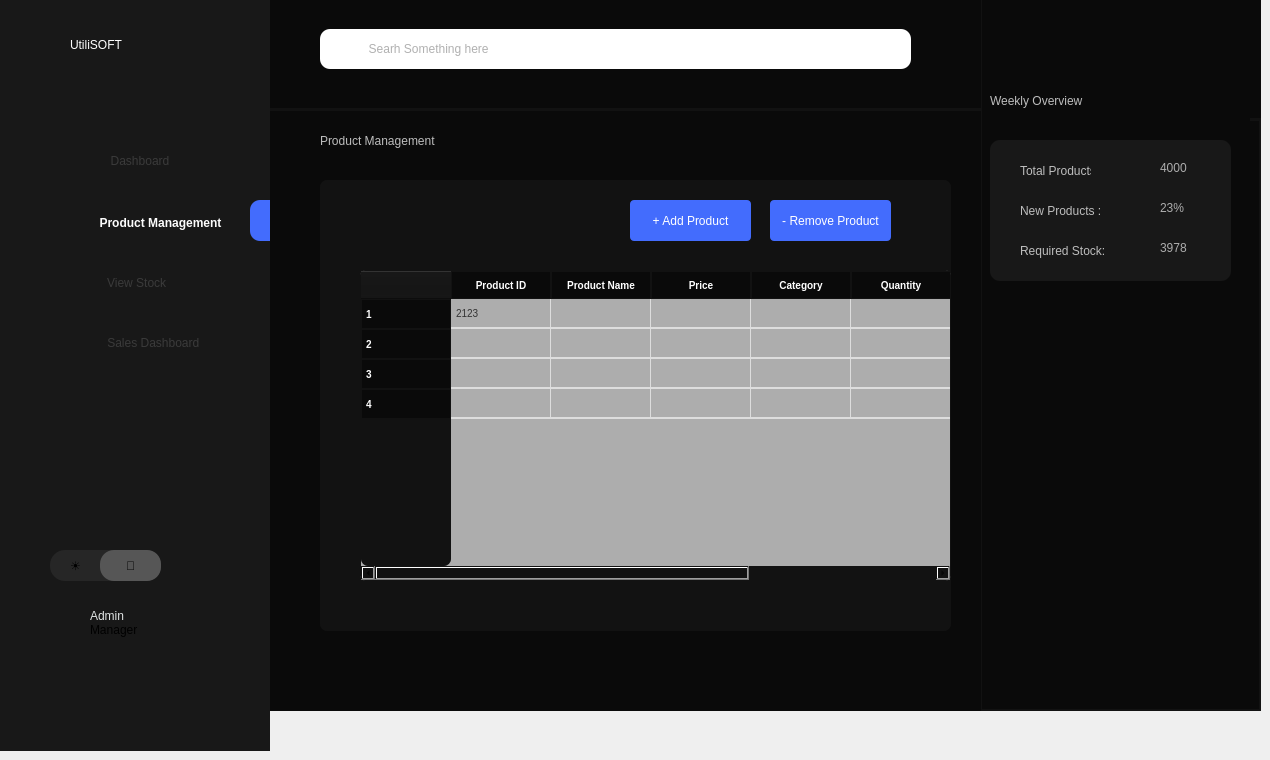
    <widget class="QWidget" name="productmngmntsalesman">
     <widget class="QWidget" name="widget_154" native="true">
      <property name="geometry">
       <rect>
        <x>980</x>
        <y>0</y>
        <width>281</width>
        <height>711</height>
       </rect>
      </property>
      <property name="styleSheet">
       <string notr="true">background:#0a0a0a;
border: 2px solid #121212;
border-top:none;</string>
      </property>
      <widget class="QWidget" name="widget_155" native="true">
       <property name="geometry">
        <rect>
         <x>10</x>
         <y>140</y>
         <width>241</width>
         <height>141</height>
        </rect>
       </property>
       <property name="styleSheet">
        <string notr="true">border:none;border-radius: 10px;
background:#181818;</string>
       </property>
       <widget class="QLabel" name="label_402">
        <property name="geometry">
         <rect>
          <x>30</x>
          <y>20</y>
          <width>71</width>
          <height>21</height>
         </rect>
        </property>
        <property name="styleSheet">
         <string notr="true">color:rgb(189, 189, 189);</string>
        </property>
        <property name="text">
         <string>Total Products:</string>
        </property>
       </widget>
       <widget class="QLabel" name="label_403">
        <property name="geometry">
         <rect>
          <x>30</x>
          <y>60</y>
          <width>91</width>
          <height>21</height>
         </rect>
        </property>
        <property name="styleSheet">
         <string notr="true">color:rgb(189, 189, 189);</string>
        </property>
        <property name="text">
         <string>New Products :</string>
        </property>
       </widget>
       <widget class="QLabel" name="label_404">
        <property name="geometry">
         <rect>
          <x>30</x>
          <y>100</y>
          <width>91</width>
          <height>21</height>
         </rect>
        </property>
        <property name="styleSheet">
         <string notr="true">color:rgb(189, 189, 189);</string>
        </property>
        <property name="text">
         <string>Required Stock:</string>
        </property>
       </widget>
       <widget class="QLabel" name="label_405">
        <property name="geometry">
         <rect>
          <x>170</x>
          <y>20</y>
          <width>91</width>
          <height>16</height>
         </rect>
        </property>
        <property name="styleSheet">
         <string notr="true">border:none;
color:#adadad;</string>
        </property>
        <property name="text">
         <string>4000</string>
        </property>
       </widget>
       <widget class="QLabel" name="label_406">
        <property name="geometry">
         <rect>
          <x>170</x>
          <y>60</y>
          <width>91</width>
          <height>16</height>
         </rect>
        </property>
        <property name="styleSheet">
         <string notr="true">border:none;
color:#adadad;</string>
        </property>
        <property name="text">
         <string>23%</string>
        </property>
       </widget>
       <widget class="QLabel" name="label_407">
        <property name="geometry">
         <rect>
          <x>170</x>
          <y>100</y>
          <width>91</width>
          <height>16</height>
         </rect>
        </property>
        <property name="styleSheet">
         <string notr="true">border:none;
color:#adadad;</string>
        </property>
        <property name="text">
         <string>3978</string>
        </property>
       </widget>
      </widget>
      <widget class="QWidget" name="widget_156" native="true">
       <property name="geometry">
        <rect>
         <x>980</x>
         <y>0</y>
         <width>301</width>
         <height>720</height>
        </rect>
       </property>
       <property name="styleSheet">
        <string notr="true">background:#0a0a0a;
border: 2px solid #121212;
border-top:none;</string>
       </property>
       <widget class="QLabel" name="label_408">
        <property name="geometry">
         <rect>
          <x>20</x>
          <y>20</y>
          <width>111</width>
          <height>61</height>
         </rect>
        </property>
        <property name="styleSheet">
         <string notr="true">font: 16pt &quot;Sans Serif Collection&quot;;
border:none;</string>
        </property>
        <property name="text">
         <string>Overview</string>
        </property>
       </widget>
       <widget class="QWidget" name="widget_157" native="true">
        <property name="geometry">
         <rect>
          <x>20</x>
          <y>80</y>
          <width>271</width>
          <height>141</height>
         </rect>
        </property>
        <property name="styleSheet">
         <string notr="true">border-radius: 10px;
background:#181818;</string>
        </property>
        <widget class="QLabel" name="label_409">
         <property name="geometry">
          <rect>
           <x>30</x>
           <y>20</y>
           <width>71</width>
           <height>21</height>
          </rect>
         </property>
         <property name="styleSheet">
          <string notr="true">color:#494949;
</string>
         </property>
         <property name="text">
          <string>Total Sales:</string>
         </property>
        </widget>
        <widget class="QLabel" name="label_410">
         <property name="geometry">
          <rect>
           <x>30</x>
           <y>60</y>
           <width>71</width>
           <height>21</height>
          </rect>
         </property>
         <property name="styleSheet">
          <string notr="true">color:#494949;
</string>
         </property>
         <property name="text">
          <string>Total Profit:</string>
         </property>
        </widget>
        <widget class="QLabel" name="label_411">
         <property name="geometry">
          <rect>
           <x>30</x>
           <y>100</y>
           <width>91</width>
           <height>21</height>
          </rect>
         </property>
         <property name="styleSheet">
          <string notr="true">color:#494949;
</string>
         </property>
         <property name="text">
          <string>Remaining Stock:</string>
         </property>
        </widget>
        <widget class="QLabel" name="label_412">
         <property name="geometry">
          <rect>
           <x>170</x>
           <y>20</y>
           <width>91</width>
           <height>16</height>
          </rect>
         </property>
         <property name="styleSheet">
          <string notr="true">border:none;
color:#adadad;</string>
         </property>
         <property name="text">
          <string>4000</string>
         </property>
        </widget>
        <widget class="QLabel" name="label_413">
         <property name="geometry">
          <rect>
           <x>170</x>
           <y>60</y>
           <width>91</width>
           <height>16</height>
          </rect>
         </property>
         <property name="styleSheet">
          <string notr="true">border:none;
color:#adadad;</string>
         </property>
         <property name="text">
          <string>23%</string>
         </property>
        </widget>
        <widget class="QLabel" name="label_414">
         <property name="geometry">
          <rect>
           <x>170</x>
           <y>100</y>
           <width>91</width>
           <height>16</height>
          </rect>
         </property>
         <property name="styleSheet">
          <string notr="true">border:none;
color:#adadad;</string>
         </property>
         <property name="text">
          <string>3978</string>
         </property>
        </widget>
       </widget>
       <widget class="QLabel" name="label_415">
        <property name="geometry">
         <rect>
          <x>30</x>
          <y>240</y>
          <width>141</width>
          <height>61</height>
         </rect>
        </property>
        <property name="styleSheet">
         <string notr="true">font: 16pt &quot;Sans Serif Collection&quot;;
border:none;</string>
        </property>
        <property name="text">
         <string>Weekly Report</string>
        </property>
       </widget>
       <widget class="QTableWidget" name="tableWidget_26">
        <property name="geometry">
         <rect>
          <x>20</x>
          <y>310</y>
          <width>271</width>
          <height>231</height>
         </rect>
        </property>
        <property name="styleSheet">
         <string notr="true">QTableWidget, QTableView {
    border: 1px solid #121212;
    border-radius: 5px;
    gridline-color: #ddd;
    background-color: #adadad;
    font-size: 10px;
    font-family: Arial, sans-serif;
    color: #333;
    selection-background-color: #0078D7;
    selection-color: white;
}

QHeaderView::section {
    background-color:#0a0a0a;
    color: white;
    padding: 4px;
    border: 1px solid #121212;
    font-size: 10px;
    font-weight: bold;
    text-align: center;
}

QTableWidget::item, QTableView::item {
    padding: 2px;
    border-bottom: 1px solid #ddd;
    text-align: center;
}

QTableWidget::item:selected, QTableView::item:selected {
    background-color: #0078D7;
    color: white;
}

QTableCornerButton::section {
    background-color: #adadad;
    border: 1px solid #adadad;
	border-top-left-radius: 8px;
  
}
</string>
        </property>
        <row/>
        <row/>
        <row/>
        <row/>
        <column>
         <property name="text">
          <string>Total Sales</string>
         </property>
        </column>
        <column>
         <property name="text">
          <string>Total Profit</string>
         </property>
        </column>
        <column>
         <property name="text">
          <string>Remaining Debtors</string>
         </property>
        </column>
        <column>
         <property name="text">
          <string>Remaining Stock</string>
         </property>
        </column>
        <item row="0" column="0">
         <property name="text">
          <string>2123</string>
         </property>
        </item>
       </widget>
      </widget>
      <widget class="QWidget" name="widget_158" native="true">
       <property name="geometry">
        <rect>
         <x>270</x>
         <y>0</y>
         <width>711</width>
         <height>121</height>
        </rect>
       </property>
       <property name="styleSheet">
        <string notr="true">border:5px;
background:#0a0a0a;
border: 3px solid #121212;
border-right:none;
border-top:none;
border-left:none;


</string>
       </property>
       <widget class="QLabel" name="label_416">
        <property name="geometry">
         <rect>
          <x>50</x>
          <y>40</y>
          <width>601</width>
          <height>41</height>
         </rect>
        </property>
        <property name="font">
         <font>
          <family>Microsoft Sans Serif</family>
          <pointsize>14</pointsize>
          <italic>false</italic>
          <bold>false</bold>
         </font>
        </property>
        <property name="styleSheet">
         <string notr="true">  border-radius: 10px; 
font: 14pt &quot;Microsoft Sans Serif&quot;;
background: white;
 padding-left: 15px;
color:#626262;
border:none;
</string>
        </property>
        <property name="text">
         <string>        Search Something Here </string>
        </property>
       </widget>
       <widget class="QLabel" name="label_417">
        <property name="geometry">
         <rect>
          <x>60</x>
          <y>50</y>
          <width>31</width>
          <height>21</height>
         </rect>
        </property>
        <property name="styleSheet">
         <string notr="true">border-radius:10px;
border:none;
background-color:none;
    background-repeat: no-repeat;
    background-position: center;
    background-origin: content;</string>
        </property>
        <property name="text">
         <string/>
        </property>
        <property name="scaledContents">
         <bool>true</bool>
        </property>
       </widget>
      </widget>
      <widget class="QLabel" name="label_418">
       <property name="geometry">
        <rect>
         <x>10</x>
         <y>70</y>
         <width>181</width>
         <height>61</height>
        </rect>
       </property>
       <property name="styleSheet">
        <string notr="true">font: 16pt &quot;Sans Serif Collection&quot;;
border:none;
color:rgb(189, 189, 189);</string>
       </property>
       <property name="text">
        <string>Weekly Overview</string>
       </property>
      </widget>
     </widget>
     <widget class="QWidget" name="widget_159" native="true">
      <property name="geometry">
       <rect>
        <x>270</x>
        <y>110</y>
        <width>711</width>
        <height>601</height>
       </rect>
      </property>
      <property name="styleSheet">
       <string notr="true">background:#0a0a0a;</string>
      </property>
      <widget class="QLabel" name="label_419">
       <property name="geometry">
        <rect>
         <x>50</x>
         <y>0</y>
         <width>211</width>
         <height>61</height>
        </rect>
       </property>
       <property name="styleSheet">
        <string notr="true">font: 16pt &quot;Sans Serif Collection&quot;;
border:none;
color:rgb(189, 189, 189);</string>
       </property>
       <property name="text">
        <string>Product Management</string>
       </property>
      </widget>
      <widget class="QWidget" name="widget_160" native="true">
       <property name="geometry">
        <rect>
         <x>50</x>
         <y>70</y>
         <width>631</width>
         <height>451</height>
        </rect>
       </property>
       <property name="styleSheet">
        <string notr="true">background : #121212;
border-radius:7px;</string>
       </property>
       <widget class="QPushButton" name="removeWorkerProduct">
        <property name="geometry">
         <rect>
          <x>450</x>
          <y>20</y>
          <width>121</width>
          <height>41</height>
         </rect>
        </property>
        <property name="styleSheet">
         <string notr="true">background:#436cfd;
font: 500 10pt &quot;Microsoft Sans Serif&quot;;
color:white;
border-radius: 4px;
</string>
        </property>
        <property name="text">
         <string>- Remove Product</string>
        </property>
       </widget>
       <widget class="QPushButton" name="addProductBtn_4">
        <property name="geometry">
         <rect>
          <x>310</x>
          <y>20</y>
          <width>121</width>
          <height>41</height>
         </rect>
        </property>
        <property name="styleSheet">
         <string notr="true">background:#436cfd;
font: 500 10pt &quot;Microsoft Sans Serif&quot;;
color:white;
border-radius: 4px;
</string>
        </property>
        <property name="text">
         <string>+ Add Product</string>
        </property>
       </widget>
       <widget class="QTableWidget" name="productsTable_2">
        <property name="geometry">
         <rect>
          <x>40</x>
          <y>90</y>
          <width>591</width>
          <height>311</height>
         </rect>
        </property>
        <property name="styleSheet">
         <string notr="true">QTableWidget, QTableView {
    border: 1px solid #121212;
    border-radius: 5px;
    gridline-color: #ddd;
    background-color: #adadad;
    font-size: 10px;
    font-family: Arial, sans-serif;
    color: #333;
    selection-background-color: #0078D7;
    selection-color: white;
	MAX-WIDTH:600PX;
}



QHeaderView::section {
	width : 80px;
    background-color:#0a0a0a;
    color: white;
    padding: 4px;
    border: 1px solid #121212;
    font-size: 10px;
    font-weight: bold;

}

QTableWidget::item, QTableView::item {
    padding: 2px;
    border-bottom: 1px solid #ddd;
    text-align: center;
	 min-width: 250px;
}

QTableWidget::item:selected, QTableView::item:selected {
    background-color: #0078D7;
    color: white;

}

QTableCornerButton::section {
    background-color: #adadad;
    border: 1px solid #adadad;
	border-top-left-radius: 8px;

  
}
</string>
        </property>
        <row/>
        <row/>
        <row/>
        <row/>
        <column>
         <property name="text">
          <string>Product ID</string>
         </property>
        </column>
        <column>
         <property name="text">
          <string>Product Name</string>
         </property>
        </column>
        <column>
         <property name="text">
          <string>Price</string>
         </property>
        </column>
        <column>
         <property name="text">
          <string>Category</string>
         </property>
        </column>
        <column>
         <property name="text">
          <string>Quantity</string>
         </property>
        </column>
        <column>
         <property name="text">
          <string>Date</string>
         </property>
        </column>
        <item row="0" column="0">
         <property name="text">
          <string>2123</string>
         </property>
         <property name="icon">
          <iconset theme="QIcon::ThemeIcon::FormatJustifyCenter"/>
         </property>
        </item>
        <item row="0" column="1">
         <property name="text">
          <string/>
         </property>
         <property name="textAlignment">
          <set>AlignCenter</set>
         </property>
         <property name="icon">
          <iconset theme="QIcon::ThemeIcon::FormatJustifyCenter"/>
         </property>
        </item>
        <item row="0" column="2">
         <property name="text">
          <string/>
         </property>
         <property name="icon">
          <iconset theme="QIcon::ThemeIcon::FormatJustifyCenter"/>
         </property>
        </item>
        <item row="0" column="3">
         <property name="text">
          <string/>
         </property>
         <property name="font">
          <font>
           <family>Times New Roman</family>
          </font>
         </property>
         <property name="icon">
          <iconset theme="QIcon::ThemeIcon::FormatJustifyCenter"/>
         </property>
        </item>
       </widget>
      </widget>
     </widget>
     <widget class="QWidget" name="widget_162" native="true">
      <property name="geometry">
       <rect>
        <x>270</x>
        <y>0</y>
        <width>711</width>
        <height>111</height>
       </rect>
      </property>
      <property name="styleSheet">
       <string notr="true">border:5px;
background:#0a0a0a;
border: 3px solid #121212;
border-right:none;
border-top:none;
border-left:none;


</string>
      </property>
      <widget class="QLineEdit" name="workerProductSearchEdit">
       <property name="geometry">
        <rect>
         <x>50</x>
         <y>29</y>
         <width>591</width>
         <height>40</height>
        </rect>
       </property>
       <property name="styleSheet">
        <string notr="true">  border-radius: 10px; 
font: 14pt &quot;Microsoft Sans Serif&quot;;
background: white;
 padding-left: 15px;
color:#626262;
border:none;
padding-left: 40px;
min-height: 40px;

</string>
       </property>
       <property name="placeholderText">
        <string>  Searh Something here</string>
       </property>
      </widget>
      <widget class="QLabel" name="label_431">
       <property name="geometry">
        <rect>
         <x>40</x>
         <y>20</y>
         <width>71</width>
         <height>61</height>
        </rect>
       </property>
       <property name="styleSheet">
        <string notr="true">border-radius:10px;
border:none;
background-color:none;
  background-image: url(&quot;:/new/prefix1/images/search-01-Stroke-Rounded.png&quot;);
    background-repeat: no-repeat;
    background-position: center;
    background-origin: content;</string>
       </property>
       <property name="text">
        <string/>
       </property>
       <property name="scaledContents">
        <bool>true</bool>
       </property>
      </widget>
     </widget>
     <widget class="QFrame" name="frame_14">
      <property name="geometry">
       <rect>
        <x>0</x>
        <y>0</y>
        <width>270</width>
        <height>751</height>
       </rect>
      </property>
      <property name="styleSheet">
       <string notr="true">max-width:270px;
max-height:768px;
background-color:#181818;</string>
      </property>
      <widget class="QLabel" name="label_420">
       <property name="geometry">
        <rect>
         <x>70</x>
         <y>10</y>
         <width>181</width>
         <height>70</height>
        </rect>
       </property>
       <property name="styleSheet">
        <string notr="true">max-height:70px;
max-width:200px;
background:transparent;
font: 700 28pt &quot;Century Gothic&quot;;
color:white;
 text-align: center; 
 vertical-align: middle;</string>
       </property>
       <property name="text">
        <string>UtiliSOFT</string>
       </property>
      </widget>
      <widget class="QPushButton" name="pagew21">
       <property name="geometry">
        <rect>
         <x>0</x>
         <y>100</y>
         <width>270</width>
         <height>81</height>
        </rect>
       </property>
       <property name="styleSheet">
        <string notr="true">margin-top:40px;
        /* Full width of sidebar */
  height: 45px;        /* Optimal button height */
  text-align: center;    /* Align text to the left */
   /* Add space for text from the edge */
      /* Use flexbox for alignment */
 /* Align text &amp; icon vertically */ 
color:#3a3a3a;
padding-left:10px;
border:none;
</string>
       </property>
       <property name="text">
        <string>Dashboard</string>
       </property>
      </widget>
      <widget class="QPushButton" name="pagew22">
       <property name="geometry">
        <rect>
         <x>0</x>
         <y>200</y>
         <width>271</width>
         <height>45</height>
        </rect>
       </property>
       <property name="styleSheet">
        <string notr="true">
         /* Full width of sidebar */
  height: 45px;        /* Optimal button height */
  text-align: center;    /* Align text to the left */
/* Add space for text from the edge */       /* Use flexbox for alignment */ /* Align text &amp; icon vertically */ 
	border:none;

padding-left:50px;
font-weight:600;
	border:none;
color:#fcfcfc;</string>
       </property>
       <property name="text">
        <string>Product Management</string>
       </property>
      </widget>
      <widget class="QPushButton" name="pagew23">
       <property name="geometry">
        <rect>
         <x>0</x>
         <y>260</y>
         <width>270</width>
         <height>45</height>
        </rect>
       </property>
       <property name="styleSheet">
        <string notr="true">    /* Full width of sidebar */
  height: 45px;        /* Optimal button height */
  text-align: center;    /* Align text to the left */
    /* Add space for text from the edge */ 
	border:none;
color:#3a3a3a;</string>
       </property>
       <property name="text">
        <string> View Stock</string>
       </property>
      </widget>
      <widget class="QPushButton" name="pagew24">
       <property name="geometry">
        <rect>
         <x>0</x>
         <y>320</y>
         <width>270</width>
         <height>45</height>
        </rect>
       </property>
       <property name="styleSheet">
        <string notr="true">      /* Full width of sidebar */
  height: 45px;        /* Optimal button height */
  text-align: center;
padding-right:20px;    /* Align text to the left */
 /* Align text &amp; icon vertically */ 
	border:none;
color:#3a3a3a;
</string>
       </property>
       <property name="text">
        <string>                 Sales Dashboard</string>
       </property>
      </widget>
      <widget class="QPushButton" name="pushButton_43">
       <property name="geometry">
        <rect>
         <x>50</x>
         <y>550</y>
         <width>111</width>
         <height>31</height>
        </rect>
       </property>
       <property name="styleSheet">
        <string notr="true">max-height:37px;
border-radius:15px;
background:#262626;
text-align:left;
padding-left : 20px;</string>
       </property>
       <property name="text">
        <string>☀</string>
       </property>
      </widget>
      <widget class="QPushButton" name="pushButton_106">
       <property name="geometry">
        <rect>
         <x>100</x>
         <y>550</y>
         <width>61</width>
         <height>31</height>
        </rect>
       </property>
       <property name="styleSheet">
        <string notr="true">max-height:37px;
border:3px;
background:#565656;
border-radius:14px;</string>
       </property>
       <property name="text">
        <string>🌙</string>
       </property>
      </widget>
      <widget class="QLabel" name="label_421">
       <property name="geometry">
        <rect>
         <x>90</x>
         <y>600</y>
         <width>71</width>
         <height>31</height>
        </rect>
       </property>
       <property name="styleSheet">
        <string notr="true">font: 18pt &quot;Microsoft Sans Serif&quot;;
color:#e0e4e4;
</string>
       </property>
       <property name="text">
        <string>Admin</string>
       </property>
      </widget>
      <widget class="QLabel" name="label_422">
       <property name="geometry">
        <rect>
         <x>90</x>
         <y>620</y>
         <width>61</width>
         <height>20</height>
        </rect>
       </property>
       <property name="styleSheet">
        <string notr="true">background:none;
</string>
       </property>
       <property name="text">
        <string>Manager</string>
       </property>
      </widget>
      <widget class="QWidget" name="widget_161" native="true">
       <property name="geometry">
        <rect>
         <x>250</x>
         <y>200</y>
         <width>21</width>
         <height>41</height>
        </rect>
       </property>
       <property name="styleSheet">
        <string notr="true">background:#436cfd;
border-top-left-radius: 10px;
    border-bottom-left-radius: 10px;
   border-top-right-radius: 0px;
    border-bottom-right-radius: 0px;</string>
       </property>
      </widget>
      <widget class="QLabel" name="label_423">
       <property name="geometry">
        <rect>
         <x>70</x>
         <y>150</y>
         <width>21</width>
         <height>21</height>
        </rect>
       </property>
       <property name="styleSheet">
        <string notr="true">background-color:transparent;
background-image: url(&quot;:/new/prefix1/images/dashboard-square-02-Stroke-Rounded.png&quot;);
    background-repeat: no-repeat;
    background-position: center;
    background-origin: content;</string>
       </property>
       <property name="text">
        <string/>
       </property>
       <property name="scaledContents">
        <bool>true</bool>
       </property>
      </widget>
      <widget class="QLabel" name="label_424">
       <property name="geometry">
        <rect>
         <x>60</x>
         <y>200</y>
         <width>41</width>
         <height>51</height>
        </rect>
       </property>
       <property name="styleSheet">
        <string notr="true">background-color:transparent;
background-image: url(&quot;:/new/prefix1/images/package-Stroke-Rounded (1).png&quot;);
    background-repeat: no-repeat;
    background-position: center;
    background-origin: content;</string>
       </property>
       <property name="text">
        <string/>
       </property>
       <property name="scaledContents">
        <bool>true</bool>
       </property>
      </widget>
      <widget class="QLabel" name="label_425">
       <property name="geometry">
        <rect>
         <x>50</x>
         <y>600</y>
         <width>40</width>
         <height>41</height>
        </rect>
       </property>
       <property name="styleSheet">
        <string notr="true">background-color:transparent;
background-image: url(&quot;:/new/prefix1/images/user-circle-02-Stroke-Rounded.png&quot;);
    background-repeat: no-repeat;
    background-position: center;
    background-origin: content;
	</string>
       </property>
       <property name="text">
        <string/>
       </property>
       <property name="scaledContents">
        <bool>true</bool>
       </property>
      </widget>
      <widget class="QLabel" name="label_426">
       <property name="geometry">
        <rect>
         <x>60</x>
         <y>320</y>
         <width>41</width>
         <height>41</height>
        </rect>
       </property>
       <property name="styleSheet">
        <string notr="true">background-color:transparent;
background-image: url(&quot;:/new/prefix1/images/shopping-cart-02-Stroke-Rounded.png&quot;);
    background-repeat: no-repeat;
    background-position: center;
    background-origin: content;</string>
       </property>
       <property name="text">
        <string/>
       </property>
       <property name="scaledContents">
        <bool>true</bool>
       </property>
      </widget>
      <widget class="QLabel" name="label_427">
       <property name="geometry">
        <rect>
         <x>60</x>
         <y>260</y>
         <width>41</width>
         <height>41</height>
        </rect>
       </property>
       <property name="styleSheet">
        <string notr="true">background-color:transparent;
background-image: url(&quot;:/new/prefix1/images/folder-view-Stroke-Rounded.png&quot;);
    background-repeat: no-repeat;
    background-position: center;
    background-origin: content;</string>
       </property>
       <property name="text">
        <string/>
       </property>
       <property name="scaledContents">
        <bool>true</bool>
       </property>
      </widget>
      <widget class="QLabel" name="label_477">
       <property name="geometry">
        <rect>
         <x>170</x>
         <y>600</y>
         <width>41</width>
         <height>41</height>
        </rect>
       </property>
       <property name="styleSheet">
        <string notr="true">background-color:transparent;
background-image:url(&quot;:/new/prefix1/images/logout-05-Stroke-Rounded.png&quot;);
    background-repeat: no-repeat;
    background-position: center;
    background-origin: content;</string>
       </property>
       <property name="text">
        <string/>
       </property>
       <property name="scaledContents">
        <bool>true</bool>
       </property>
      </widget>
      <widget class="QPushButton" name="btnlogout_9">
       <property name="geometry">
        <rect>
         <x>170</x>
         <y>600</y>
         <width>41</width>
         <height>41</height>
        </rect>
       </property>
       <property name="styleSheet">
        <string notr="true">background :transparent;
border:none;</string>
       </property>
       <property name="text">
        <string/>
       </property>
      </widget>
      <zorder>label_477</zorder>
      <zorder>btnlogout_9</zorder>
      <zorder>label_420</zorder>
      <zorder>pagew21</zorder>
      <zorder>pagew22</zorder>
      <zorder>pagew23</zorder>
      <zorder>pagew24</zorder>
      <zorder>pushButton_43</zorder>
      <zorder>pushButton_106</zorder>
      <zorder>label_421</zorder>
      <zorder>label_422</zorder>
      <zorder>widget_161</zorder>
      <zorder>label_423</zorder>
      <zorder>label_424</zorder>
      <zorder>label_425</zorder>
      <zorder>label_426</zorder>
      <zorder>label_427</zorder>
     </widget>
    </widget>
